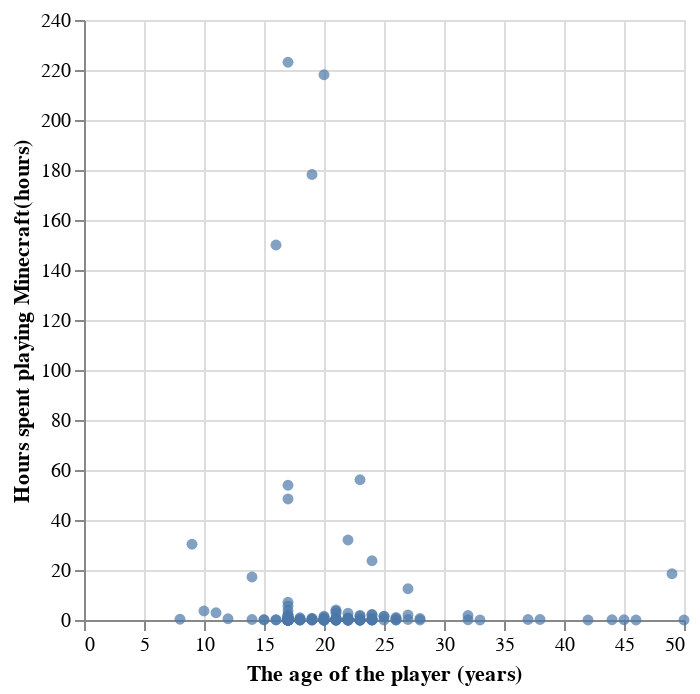

Notebook code cell kept with this figure:
### Markdown cell above
### Step 3: Data Visualization ###

Now that our data has been properly cleaned, we can now perform the data analysis. We want to compare age and experience against played hours, and we can to make a few simple visualizations of what the played hours look like compared with all of our predictor variables.

### Code cell
age_time = alt.Chart(players_wrangled).mark_circle(opacity = 0.7).encode(
    x = alt.X("age").title("The age of the player (years)"),
    y = alt.Y("played_hours").title("Hours spent playing Minecraft(hours)"),
)
age_time

### Figure 1 — Vega-Lite specification as saved in the notebook (floating-point values rounded to 4 significant figures; data arrays with more than 128 entries replaced by an {"elided": "..."} marker saying what was removed)
{"config": {"view": {"continuousWidth": 300, "continuousHeight": 300}}, "data": {"name": "data-3406a3bc8df68037881a3760f5ec7189"}, "mark": {"type": "circle", "opacity": 0.7}, "encoding": {"x": {"field": "age", "title": "The age of the player (years)", "type": "quantitative"}, "y": {"field": "played_hours", "title": "Hours spent playing Minecraft(hours)", "type": "quantitative"}}, "$schema": "https://vega.github.io/schema/vega-lite/v5.20.1.json", "datasets": {"data-3406a3bc8df68037881a3760f5ec7189": {"elided": "194 records"}}}
